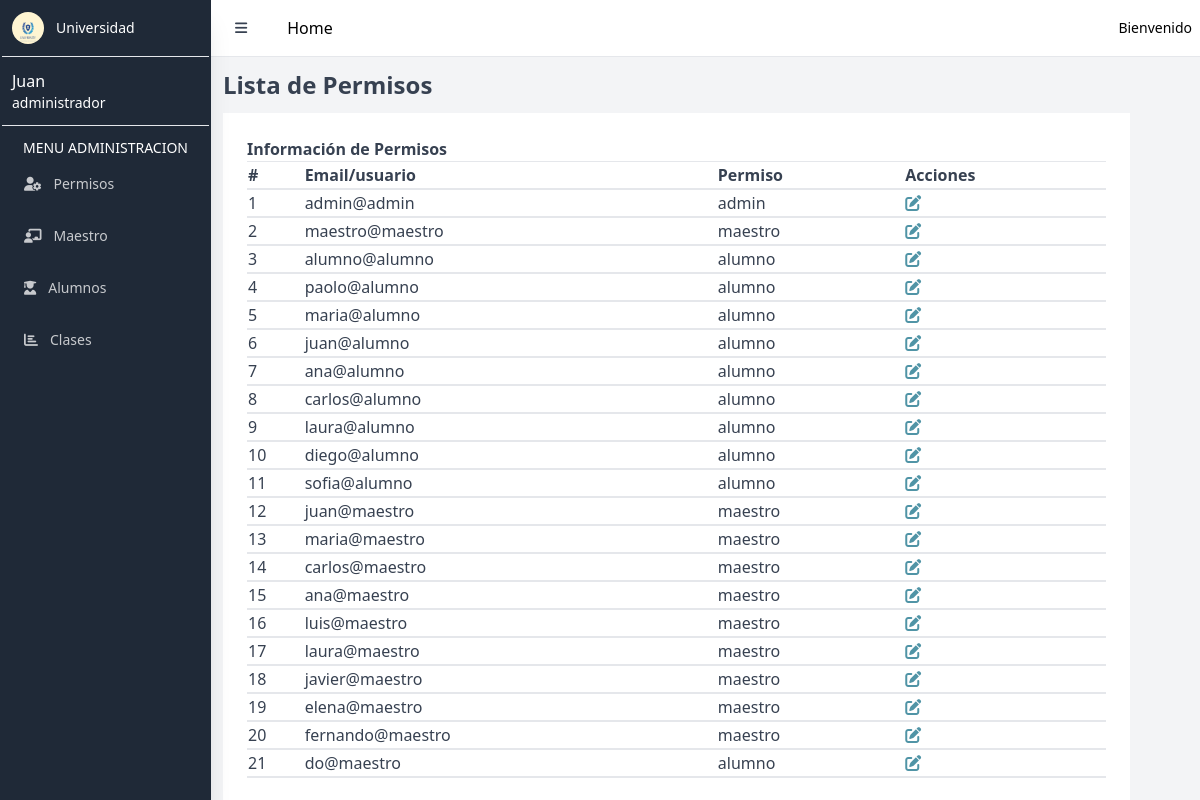
Screenshot of /permisos (signed in) with the database file from the repository.
### tables this page shows
CREATE TABLE `usuarios` (
  `id_usuario` int(11) NOT NULL AUTO_INCREMENT,
  `nombre` varchar(100) DEFAULT NULL,
  `apellido` varchar(100) DEFAULT NULL,
  `dni` varchar(20) DEFAULT NULL,
  `fecha_nacimiento` varchar(50) DEFAULT NULL,
  `direccion` varchar(200) DEFAULT NULL,
  `correo` varchar(220) DEFAULT NULL,
  `contrasena` varchar(255) DEFAULT NULL,
  `rol_id` int(11) DEFAULT NULL,
  `clase_id` int(11) DEFAULT NULL,
  PRIMARY KEY (`id_usuario`),
  UNIQUE KEY `correo` (`correo`),
  KEY `rol_id` (`rol_id`),
  KEY `clase_id` (`clase_id`),
  CONSTRAINT `usuarios_ibfk_1` FOREIGN KEY (`rol_id`) REFERENCES `roles` (`id_rol`),
  CONSTRAINT `usuarios_ibfk_2` FOREIGN KEY (`clase_id`) REFERENCES `clases` (`id`)
);

CREATE TABLE `roles` (
  `id_rol` int(11) NOT NULL AUTO_INCREMENT,
  `nombre_rol` varchar(50) NOT NULL,
  PRIMARY KEY (`id_rol`)
);

### Controllers/admin/PermisoController.php (called while the page is built, shortened)
<?php
require_once $_SERVER["DOCUMENT_ROOT"] . "/Models/Model.php";
class PermisoController
{
    protected $model;
    public function __construct()
    {
        $this->model = new User();
    }
    public function index()
    {
        $permisos = $this->model->getRol();
        include $_SERVER["DOCUMENT_ROOT"] . "/views/admin/read.permiso.php";
    }
}

### config/database.php (called while the page is built)
<?php
return [
    "host" => "localhost",
    "dbname" => "university_db",
    "username" => "root",
    "password" => ""
];

### Models/Model.php (called while the page is built, shortened)
<?php
class Model
{
    private $db;
    public function __construct()
    {
        $config = include($_SERVER["DOCUMENT_ROOT"] . "/config/database.php");
        try {
            $this->db = new mysqli(
                $config["host"],
                $config["username"],
                $config["password"],
                $config["dbname"]
            );
        } catch (mysqli_sql_exception $e) {
            echo "Error: " . $e->getMessage();
        }
    }
    public function getRol()
    {
        $query = "select u.id_usuario, u.correo, r.nombre_rol from usuarios u join roles r on
        u.rol_id = r.id_rol";
        $res = $this->db->query($query);
        $data = $res->fetch_all(MYSQLI_ASSOC);
        return $data;
    }
}

### views/admin/read.permiso.php (the view, shortened to what this page needs)
<!DOCTYPE html>
<html lang="en">
<head>
    <link href="/public/output.css" rel="stylesheet">
</head>
<body>
    <main class="flex bg-gray-100">
        <aside class="bg-gray-800 relative h-screen w-72 md:w-64 hidden sm:block shadow-xl">
            <div class="p-3 flex items-center">
                <img class="h-8 w-8 rounded-full" src="/assets/logo.jpg" alt="">
                <p class="text-white text-sm font-light ml-3">Universidad</p>
            </div>
            <hr class="mx-0.5">
            <div class="p-3">
            <?php
                $user = $_SESSION["user"];
                    echo '<p class="text-white">' . $user["nombre"] . '</p>';
                ?>
                <p class="text-white text-sm">administrador</p>
            </div>
            <hr class="mx-0.5">
            <nav class="text-white text-sm pt-3">
                <p class="text-center">MENU ADMINISTRACION</p>
                <a href="/permisos" class="flex items-center text-white opacity-75 hover:opacity-100 py-4 pl-6">
                    <i class="fa-solid fa-user-gear mr-3"></i>
                    Permisos
                </a>
                <a href="/maestros" class="flex items-center text-white opacity-75 hover:opacity-100 py-4 pl-6">
                    <i class="fa-solid fa-chalkboard-user mr-3"></i>
                    Maestro
                </a>
                <a href="/alumnos" class="flex items-center text-white opacity-75 hover:opacity-100 py-4 pl-6">
                    <i class="fa-solid fa-user-graduate mr-3"></i>
                    Alumnos
                </a>
                <a href="/clases" class="flex items-center text-white opacity-75 hover:opacity-100 py-4 pl-6">
                    <i class="fa-solid fa-chart-bar mr-3"></i>
                    Clases
                </a>
            </nav>
        </aside>
        <div class="w-full flex flex-col h-screen">
            <nav class="bg-white">
                <div class="relative flex items-center justify-between h-10 m-2">
                    <div class="flex-1 flex items-center justify-center sm:justify-start">
                        <button id="sidebarBtn" class="px-4 py-2 text-gray-700 text-sm rounded-lg hover:bg-gray-200">
                            <i class="fas fa-bars"></i>
                        </button>
                        <a class="ml-6" href="/dashboard">Home</a>
                    </div>
                    <div class="absolute inset-y-0 right-0 flex items-center pr-2 sm:static sm:inset-auto sm:ml-6 sm:pr-0">
                        <div class="ml-3 relative">
                            <div>
                                <button type="button" class="flex text-sm rounded-full" id="profileBtn">
                                    <p>Bienvenido</p>
                                </button>
                            </div>
                        </div>
                    </div>
                </div>
            </nav>
            <div class="w-full border-t flex flex-col">
                <h2 class="text-gray-700 m-3 font-semibold text-2xl">Lista de Permisos</h2>
                <div class="w-11/12 flex-grow p-6 text-gray-700 bg-white mx-3">
                    <p class="font-semibold">Información de Permisos</p>
                    <hr>
                    <table class="min-w-full">
                        <thead>
                            <tr>
                                <th class="text-left">#</th>
                                <th class="text-left">Email/usuario</th>
                                <th class="text-left">Permiso</th>
                                <th class="text-left">Acciones</th>
                            </tr>
                        </thead>
                        <tbody>
                            <?php
                            $counter = 1;
                            foreach ($permisos as $permiso) {
                            ?>
                                <tr class="border-y-2">
                                    <td><?= $counter++?></td>
                                    <td><?= $permiso["correo"] ?></td>
                                    <td><?= $permiso["nombre_rol"] ?></td>
                                    <td class="flex">
                                        <a class="mr-5" href="/permisos/edit?id=<?= $permiso["id_usuario"] ?>"><i class="fa-solid fa-pen-to-square" style="color: #5094a6;"></i></a>
                                    </td>
                                </tr>
                            <?php
                            }
                            ?>
                        </tbody>
                    </table>
                </div>
            </div>
        </div>
    </main>
</body>
</html>

### rows the page displays
usuarios: correo "admin@admin", rol.nombre_rol "admin"
usuarios: correo "maestro@maestro", rol.nombre_rol "maestro"
usuarios: correo "alumno@alumno", rol.nombre_rol "alumno"
usuarios: correo "paolo@alumno", rol.nombre_rol "alumno"
usuarios: correo "maria@alumno", rol.nombre_rol "alumno"
usuarios: correo "juan@alumno", rol.nombre_rol "alumno"
usuarios: correo "ana@alumno", rol.nombre_rol "alumno"
usuarios: correo "carlos@alumno", rol.nombre_rol "alumno"
usuarios: correo "laura@alumno", rol.nombre_rol "alumno"
usuarios: correo "diego@alumno", rol.nombre_rol "alumno"
usuarios: correo "sofia@alumno", rol.nombre_rol "alumno"
usuarios: correo "juan@maestro", rol.nombre_rol "maestro"
usuarios: correo "maria@maestro", rol.nombre_rol "maestro"
usuarios: correo "carlos@maestro", rol.nombre_rol "maestro"
usuarios: correo "ana@maestro", rol.nombre_rol "maestro"
usuarios: correo "luis@maestro", rol.nombre_rol "maestro"
usuarios: correo "laura@maestro", rol.nombre_rol "maestro"
usuarios: correo "javier@maestro", rol.nombre_rol "maestro"
usuarios: correo "elena@maestro", rol.nombre_rol "maestro"
usuarios: correo "fernando@maestro", rol.nombre_rol "maestro"
usuarios: correo "do@maestro", rol.nombre_rol "alumno"

### other values shown
$user["nombre"] "Juan"
